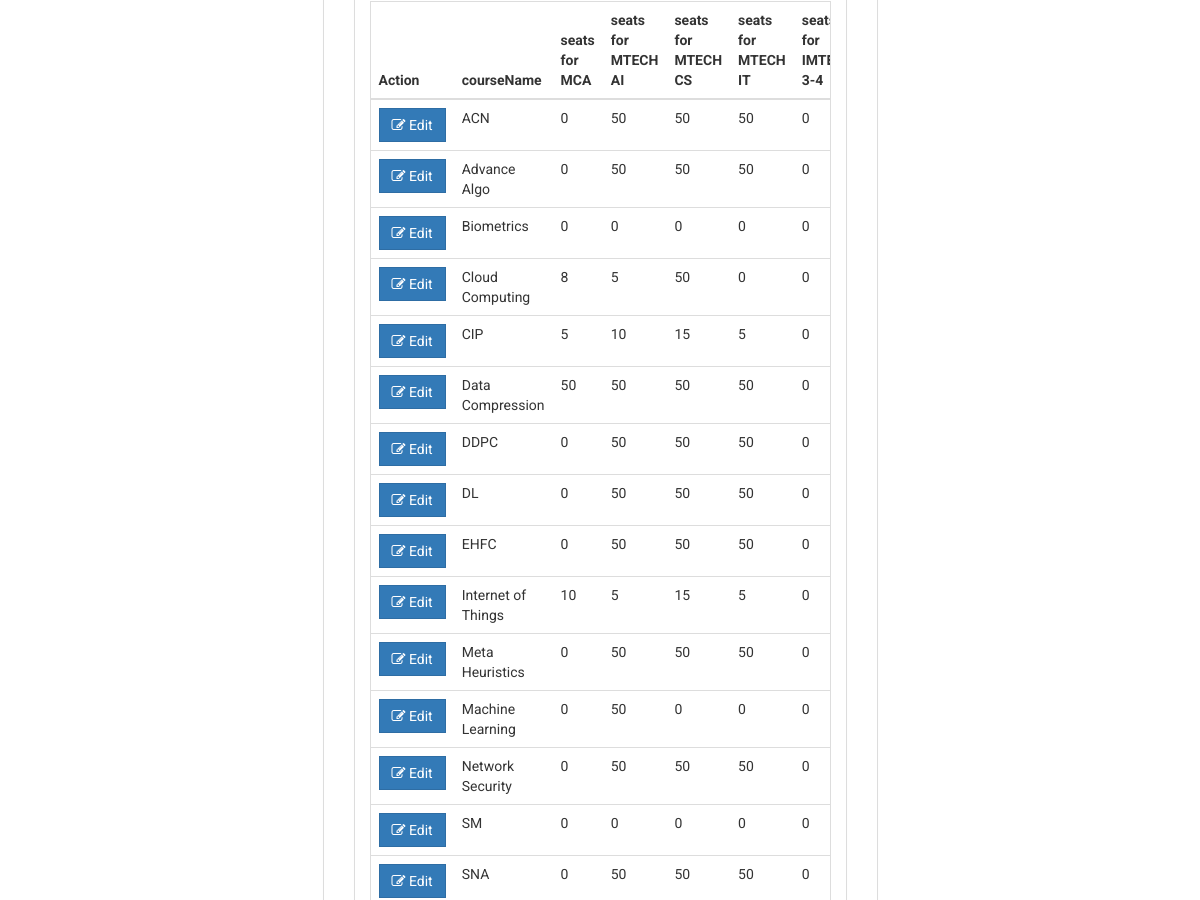
The page /onlinecourse/admin/allocation.php (signed in, middle part) on the database as committed earlier.
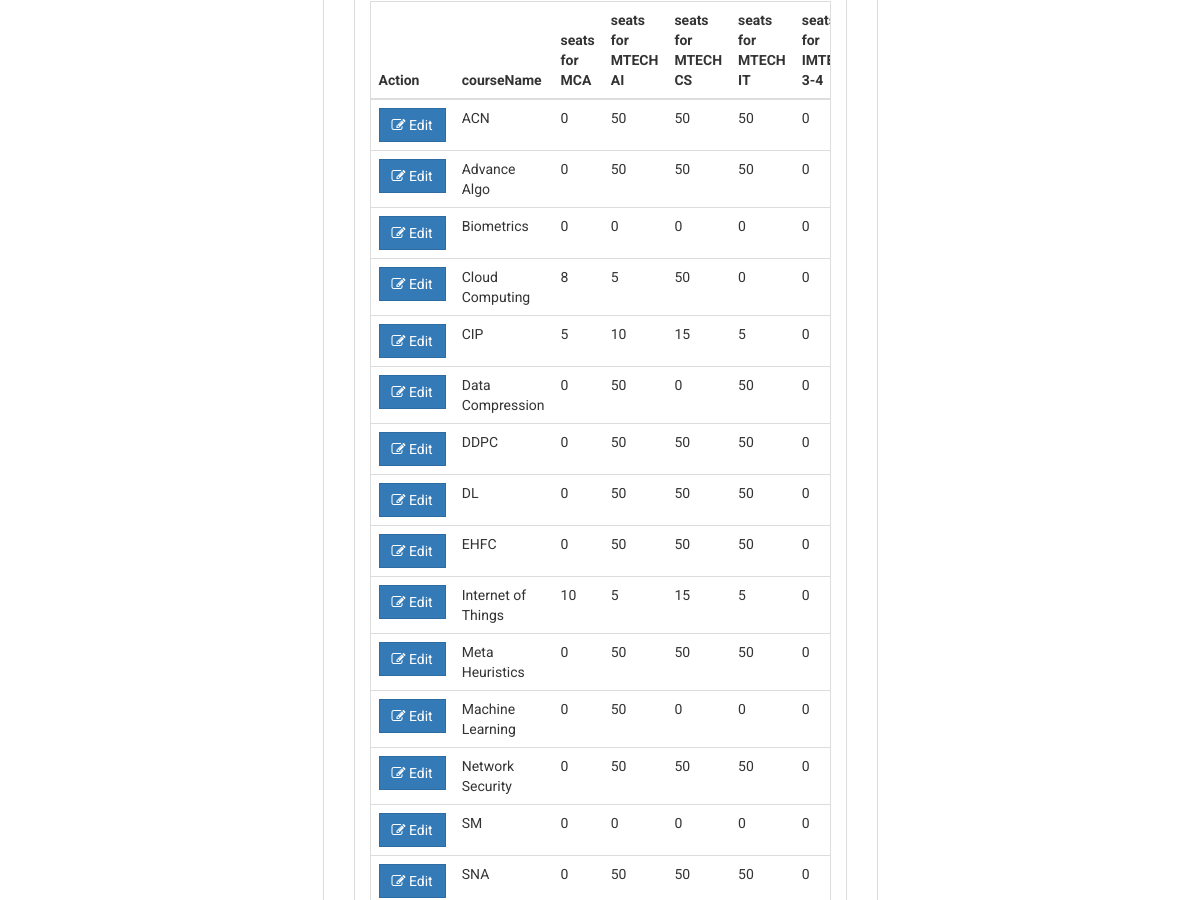
The same page on the database as committed later.
### tables this page shows
CREATE TABLE `course` (
  `course_code` varchar(255) NOT NULL,
  `courseName` varchar(255) DEFAULT NULL,
  `bucket_number` varchar(11) NOT NULL,
  `seats_for_MCA` int(11) DEFAULT NULL,
  `seats_for_MTECH_AI` int(11) DEFAULT NULL,
  `seats_for_MTECH_CS` int(11) DEFAULT NULL,
  `seats_for_MTECH_IT` int(11) DEFAULT NULL,
  `seats_for_IMTECH_3_4` int(11) DEFAULT NULL,
  `seats_for_IMTECH_5_6` int(11) DEFAULT NULL,
  `seats_for_IMTECH_7_8` int(11) DEFAULT NULL,
  `creationDate` timestamp NULL DEFAULT current_timestamp(),
  `updationDate` varchar(255) DEFAULT NULL
);

### onlinecourse/admin/allocation.php (the view, shortened to what this page needs)
<!DOCTYPE html>
<html xmlns="http://www.w3.org/1999/xhtml">
<head>
    <link href="../assets/css/bootstrap.css" rel="stylesheet" />
    <link href="../assets/css/font-awesome.css" rel="stylesheet" />
    <link href="../assets/css/style.css" rel="stylesheet" />
</head>
<body>
    <?php include('includes/header.php'); ?>
    <div class="content-wrapper">
        <div class="container">
            <div class="row">
                <div class="col-md-6">
                    <div class="panel panel-default">
                        <div class="panel-body">
                            <br>
                            <br>
                            <br><br>
                            <form method="post">
                                <div class="col-md-12">
                                    <div class="panel panel-default">
                                        <div class="panel-body">
                                            <div class="table-responsive table-bordered">
                                                <table class="table">
                                                    <thead>
                                                        <tr>
                                                            <th>Action</th>
                                                            <th>courseName</th>
                                                            <th>seats for MCA</th>
                                                            <th>seats for MTECH AI</th>
                                                            <th>seats for MTECH CS</th>
                                                            <th>seats for MTECH IT</th>
                                                            <th>seats for IMTECH 3-4</th>
                                                        </tr>
                                                    </thead>
                                                    <tbody>
                                                        <?php
                                                        $sql = mysqli_query($con, "SELECT * FROM course");
                                                        while ($row = mysqli_fetch_array($sql)) {
                                                        ?>
                                                            <tr>
                                                                <td>
                                                                    <a href="edit-constraints.php?courseName=<?php echo urlencode($row['courseName']); ?>" class="btn btn-primary"><i class="fa fa-edit"></i> Edit</a>
                                                                </td>
                                                                <td><?php echo htmlentities($row['courseName']); ?></td>
                                                                <td><?php echo htmlentities($row['seats_for_MCA']); ?></td>
                                                                <td><?php echo htmlentities($row['seats_for_MTECH_AI']); ?></td>
                                                                <td><?php echo htmlentities($row['seats_for_MTECH_CS']); ?></td>
                                                                <td><?php echo htmlentities($row['seats_for_MTECH_IT']); ?></td>
                                                                <td><?php echo htmlentities($row['seats_for_IMTECH_3_4']); ?></td>
                                                            </tr>
                                                        <?php
                                                        }
                                                        ?>
                                                    </tbody>
                                                </table>
                                            </div>
                                        </div>
                                    </div>
                                </div>
                            </form>
                            <br>
                            <br>
                            <form method="post">
                                <div class="form-group">
                                </div>
                            </form>
                        </div>
                    </div>
                </div>
            </div>
        </div>
    </div>
</body>
</html>

### onlinecourse/assets/css/style.css (style rules this page uses)
body { font-family: 'Roboto', sans-serif; line-height: 30px; }
.content-wrapper { margin-top: 40px; min-height: 600px; padding-bottom: 60px; }
.btn { border-radius: 0px; -webkit-border-radius: 0px; -moz-border-radius: 0px; }

Rows that differ between the two databases and show on the page:
changed course "Data Compression": seats_for_MCA "50" → "0"; seats_for_MTECH_CS "50" → "0"
